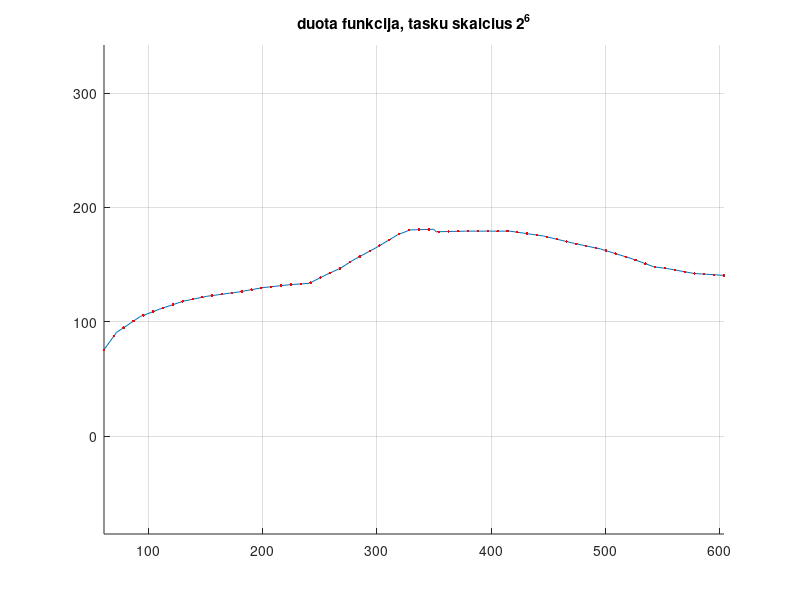
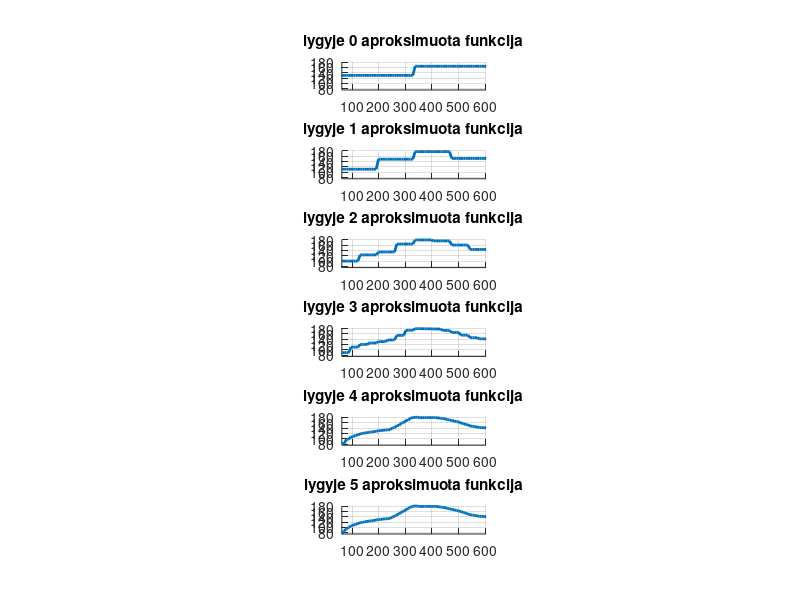
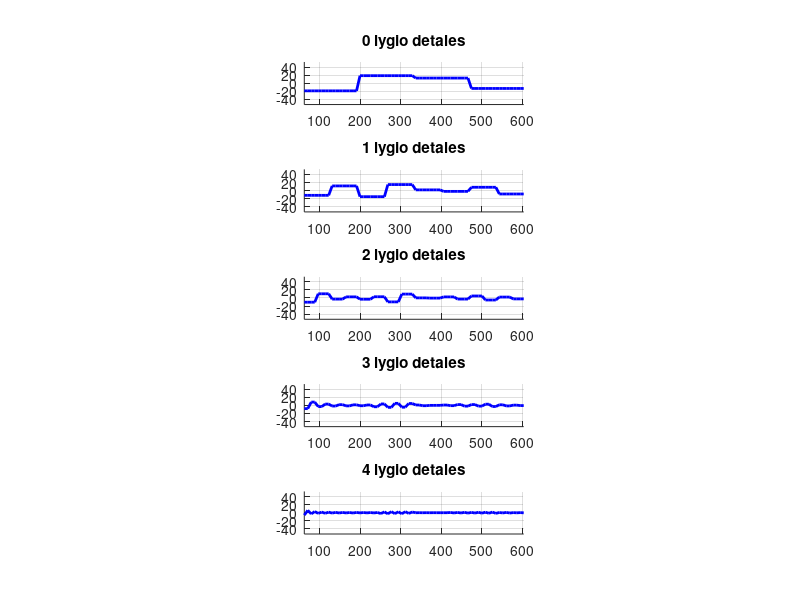

The MATLAB source for these figures, in order:
%
%   Haro bangeliu aproksimacija
%

function main
clc;close all;clear all;
spalvos={'r-','g-','m-','c-','k-','y-','r.','g.','m.','c.','k.','y.'};

% Is failu ivedami duomenys: 
n=6  
nnn=2^n;
fclose all; fhx=fopen('carxxx.txt','r'); fhy=fopen('caryyy.txt','r');
figure(1); axis equal,hold on,grid on
SX=fscanf(fhx,'%g '); SY=fscanf(fhy,'%g '); fclose all; plot(SX,SY); 
a=min(SX),b=max(SX),t=[a:(b-a)/(nnn-1):b];
ts=interp1(SX,SY,t);
clear SX SY, SX=t;SY=ts;plot(SX,SY,'r.');   
title(sprintf('duota funkcija, tasku skaicius 2^%d',n));
xmin=min(SX);xmax=max(SX);
ymin=min(SY);ymax=max(SY);


% Aproksimavimas Haro bangelemis:
m=5 % detalumo lygiu skaicius
smooth=(b-a)*SY*2^(-n/2); % auksciausio detalumo suglodinimas (pagal duota funkcija)

for i=1:m
    smooth1=(smooth(1:2:end)+smooth(2:2:end))/sqrt(2);
    details{i}=(smooth(1:2:end)-smooth(2:2:end))/sqrt(2);
    fprintf(1,'\n details %d :  ',i);fprintf('%g ', details{i});
    smooth=smooth1;
end
fprintf(1,'\n smooth  %d :  ',i);fprintf('%g ', smooth);fprintf('\n');
% Funkcijos rekonstrukcija:

h=zeros(1,nnn); for k=0:2^(n-m)-1, h=h+smooth(k+1)*Haar_scaling(SX,n-m,k,a,b); end  % suglodinta funkcija
leg={sprintf('aproksimuota funkcija, detalumo lygmuo %d',n-m)};
figure(2);subplot(m+1,1,1),axis equal,axis([xmin xmax ymin ymax]); hold on,grid on, plot(SX,h,'Linewidth',2);title(sprintf('lygyje %d aproksimuota funkcija',0));

for i=0:m-1 %detalumo didinimo ciklas
    % apskaiciuojamos funkcijos detales:  
    h1=zeros(1,nnn); for k=0:2^(n-m+i)-1, h1=h1+details{m-i}(k+1)*Haar_wavelet(SX,n-m+i,k,a,b);  end
    figure(3),subplot(m,1,i+1), axis equal,hold on,grid on
    yshift=(ymin+ymax)/2;axis([xmin xmax ymin-yshift ymax-yshift]), plot(SX,h1,'b-','Linewidth',2);title(sprintf('%d lygio detales',i));
    leg={leg{1:end},sprintf('lygmens %d detales',n-m+i)};
    h=h+h1; % detales pridedamos prie ankstesnio suglodinto vaizdo
    figure(2);subplot(m+1,1,i+2),axis equal,axis([xmin xmax ymin ymax]), hold on,grid on, plot(SX,h,'Linewidth',2);title(sprintf('lygyje %d aproksimuota funkcija' ,i+1));
end

return
end


function h=Haar_scaling(x,j,k,a,b)   % ***********************************************************
eps=1e-9;
xtld=(x-a)/(b-a); % (a,b) intervale duota kintamojo reiksme perskaiciuojama i "standartini" 
                        % intervala (0,1), kuriame uzrasyta bangeles formule  
xx=2^j*xtld-k; h=2^(j/2)*(sign(xx+eps)-sign(xx-1-eps))/(2*(b-a));
return
end

function h=Haar_wavelet(x,j,k,a,b)   % ************************************************************
eps=1e-9;
xtld=(x-a)/(b-a); % (a,b) intervale duota kintamojo reiksme perskaiciuojama i "standartini" 
                        % intervala (0,1), kuriame uzrasyta bangeles formule  
xx=2^j*xtld-k; h=2^(j/2)*(sign(xx+eps)-2*sign(xx-0.5)+sign(xx-1-eps))/(2*(b-a));
return
end

